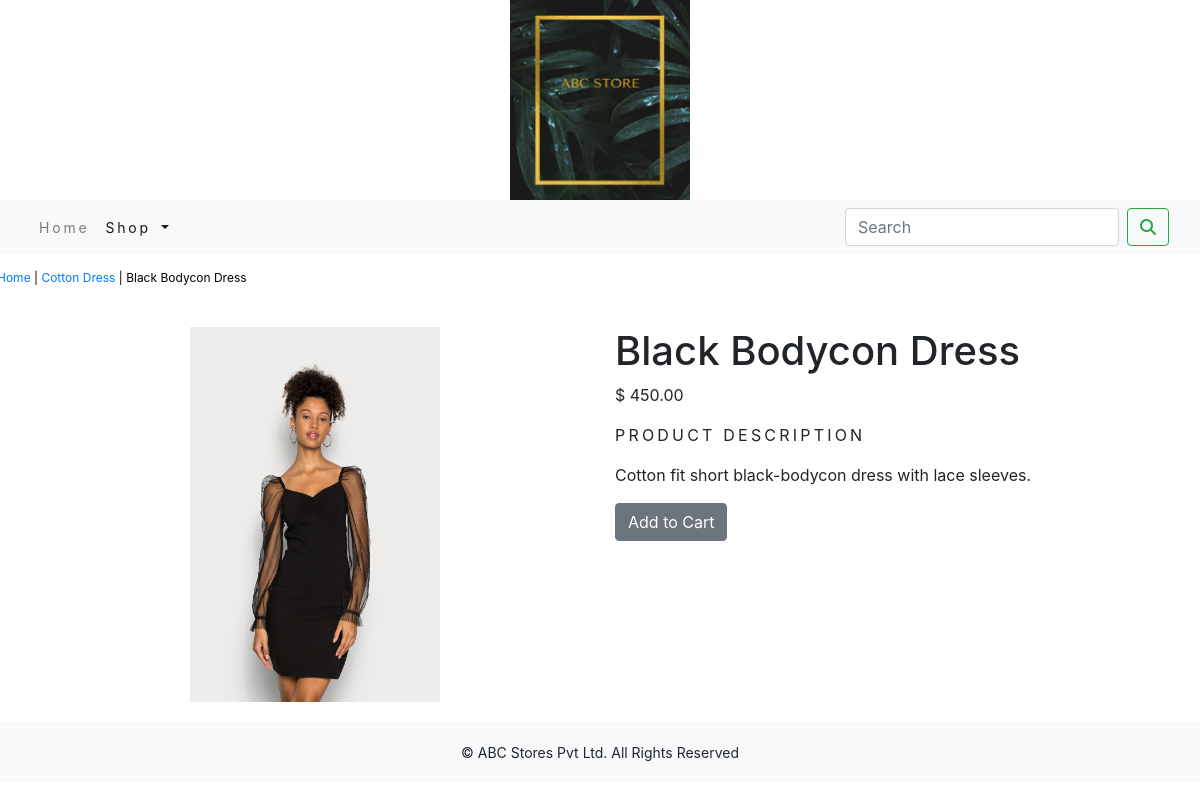
/shop/cotton-dress/black-bodycon-dress/, run on the app's committed database.
### shop/models.py (models this page shows, shortened)
class Product(models.Model):
    name=models.CharField(max_length=250, unique=True)
    slug=models.SlugField(max_length=250, unique=True)
    description=models.TextField(blank= True)
    price=models.DecimalField(max_digits=10, decimal_places=2)
    category=models.ForeignKey(Category, on_delete=models.CASCADE)
    image=models.ImageField(upload_to='product', blank=True)
    stock=models.IntegerField()
    available=models.BooleanField(default=True)
    created=models.DateTimeField(auto_now_add=True)
    updated=models.DateTimeField(auto_now=True)
    class Meta:
        ordering= ('name',)
        verbose_name='product'
        verbose_name_plural='products'

class Category(models.Model):
    name=models.CharField(max_length=250, unique=True)
    slug=models.SlugField(max_length=250, unique=True)
    description=models.TextField(blank=True)
    image=models.ImageField(upload_to='category', blank=True)
    class Meta:
        ordering=('name',)
        verbose_name='category'
        verbose_name_plural='categories'
    def get_url(self):
        return reverse('shop:products_by_category', args=[self.slug])
    def __str__(self):
        return '{}'.format(self.name)

### shop/views.py (the view)
# urls.py: path('<slug:c_slug>/<slug:product_slug>/', views.proDetail, name='proDetail'),
def proDetail(request,c_slug,product_slug):
    try:
        product = Product.objects.get(category__slug=c_slug, slug=product_slug)
    except Exception as e:
        raise e
    return render(request, 'product.html', {'product': product})

### cart/context_processors.py (called while the page is built)
def counter(request):
    item_count=0
    if 'admin' in request.path:
        return{}
    else:
        try:
            cart=Cart.objects.filter(cart_id=_cart_id(request))
            cart_items=CartItem.objects.all().filter(cart=cart[:1])
            for cart_item in cart_items:
                item_count += cart_item.quantity
        except Cart.DoesNotExist:
            itm_count=0
    return dict(item_count=item_count)

### cart/views.py (called while the page is built)
def _cart_id(request):
    cart=request.session.session_key
    if not cart:
        cart=request.session.create()
    return cart

### shop/context_processors.py (called while the page is built)
def menu_links(request):
    links=Category.objects.all()
    return dict(links=links)

### templates/product.html (shortened to what this page needs)
{% extends 'base.html' %}
{% load static %}
{% block content %}
<div class="row my_prod_row_class">
  <div class="mx_auto">
    <p> <a href="{% url 'shop:AllProdCat' %}">Home</a> | <a href="{{product.category.get_url}}">{{product.category}}</a> | {{product.name}}</p>
  </div>
<div class="container">
<br>
<div class="row">
  <div class="col-12 col-sm-12 col-md-12 col-lg-6 text-center">
    <div style="min-width: 18rem">
      <img src="{{product.image.url}}" alt="{{product.name}}" width="250px" height="375px">
    </div>
  </div>
  <div class="col-12 col-sm-12 col-md-12 col-lg-6">
    <div>
      <h1>{{product.name}}</h1>
      <p>$ {{product.price}}</p>
      <p class="my_title">Product Description</p>
      <p class="text-justify my_prod_text">{{product.description}}</p>
      {% if product.stock <= 0 %}
      <p class="text-justify my_prod_text"><b>Out of Stock</b></p>
      {% else %}
      <a class="btn btn-secondary" href="{% url 'cart:add_cart' product.id %}">Add to Cart</a>
      {% endif %}
    </div>
  </div>
</div>
</div>
</div>
{% endblock %}

### static/css/custom.css (style rules this page uses)
.my_title { font-size: 16px; text-transform: uppercase; letter-spacing: .2em; }
.my_prod_row_class { padding-top: 15px; padding-bottom: 20px; }
.my_prod_row_class .mx_auto { color: #000; font-size: 12px; text-decoration: none; }
.my_prod_text { padding-right: 20 px; }

### data on the page
Product: category "Cotton Dress", name "Black Bodycon Dress", image (picture), price "450.00", description "Cotton fit short black-bodycon dress with lace sleeves."
